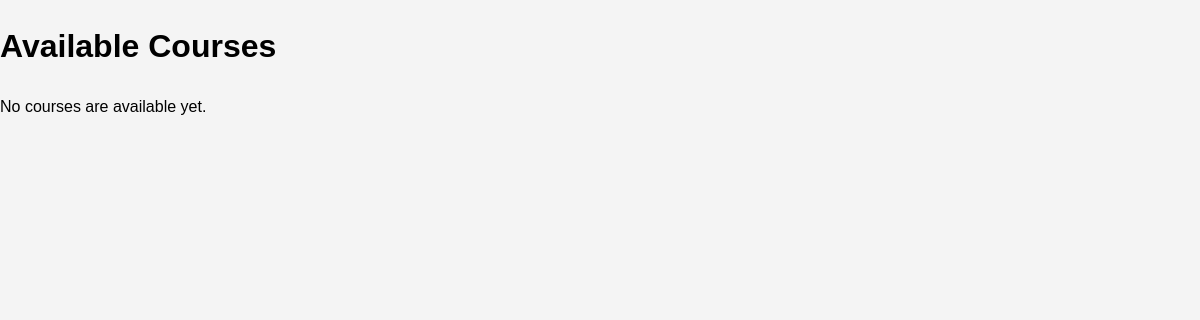
The page /course/ (signed in) on the database as committed earlier.
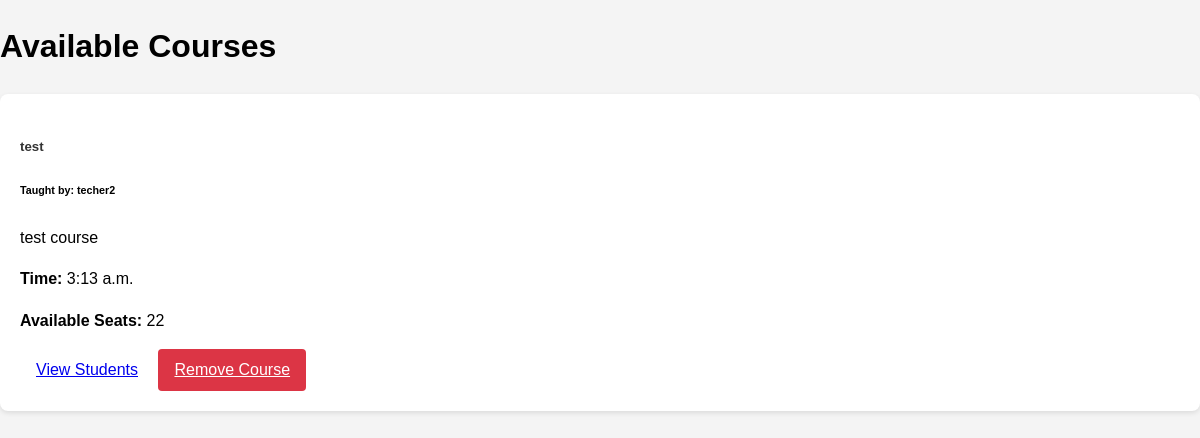
The same page on the database as committed later.
### course/models.py (models this page shows, shortened)
class Course(models.Model):
    title = models.CharField(max_length=200)
    description = models.TextField()
    date = models.DateField()
    time = models.TimeField()
    teacher = models.ForeignKey(
        settings.AUTH_USER_MODEL,
        on_delete=models.CASCADE,
        limit_choices_to={'is_teacher': True},
    )
    capacity = models.PositiveIntegerField()
    pre_requisites = models.TextField(blank=True, null=True)
    created_at = models.DateTimeField(auto_now_add=True)

### portal/models.py (models this page shows)
class User(AbstractUser):
    is_teacher = models.BooleanField(default=False)
    groups = models.ManyToManyField(
        'auth.Group',
        related_name='portal_user_set',
        blank=True,
        help_text='The groups this user belongs to.',
        verbose_name='groups'
    )
    user_permissions = models.ManyToManyField(
        'auth.Permission',
        related_name='portal_user_set',
        blank=True,
        help_text='Specific permissions for this user.',
        verbose_name='user permissions'
    )

### course/views.py (the view)
# urls.py: path('course/', views.CourseListView.as_view(), name='course'),
class CourseListView(ListView):
    model = Course
    context_object_name = 'courses'
    template_name = 'courses/course_list.html'
    def get_context_data(self, **kwargs):
        context = super().get_context_data(**kwargs)
        context['user'] = self.request.user
        return context

### course/templates/courses/course_list.html
{% extends 'base.html' %}
{% block content %}
    <h1 class="mb-4">Available Courses</h1>
    <div class="row">
        {% for course in courses %}
        <div class="col-md-4 mb-4">
            <div class="card h-100">
                <div class="card-body">
                    <h5 class="card-title">{{ course.title }}</h5>
                    <h6 class="card-subtitle mb-2 text-muted">Taught by: {{ course.teacher.username }}</h6>
                    <p class="card-text">{{ course.description|truncatewords:20 }}</p>
                    <p class="card-text"><strong>Time:</strong> {{ course.time }}</p>
                    <p class="card-text"><strong>Available Seats:</strong> {{ course.capacity }}</p>
                    {% if user == course.teacher %}
                        <div class="btn-group">
                            <a href="{% url 'enrolled_students' course.id %}" class="btn btn-info btn-sm">View Students</a>
                            <a href="{% url 'remove_course' course.id %}" class="btn btn-danger btn-sm">Remove Course</a>
                        </div>
                     {% elif user.is_authenticated %}
                        <a href="{% url 'enroll_course' course.id %}" class="btn btn-primary btn-sm">Enroll</a>
                    {% endif %}
                </div>
            </div>
        </div>
        {% empty %}
        <div class="col">
            <p>No courses are available yet.</p>
        </div>
        {% endfor %}
    </div>
{% endblock %}

Rows that differ between the two databases and show on the page:
added Course: title "test", teacher.username "techer2", description "test course", time "3:13 a.m.", capacity "22", shows "View Students"
Other text that changed with them:
text no longer shown: "No courses are available yet."
